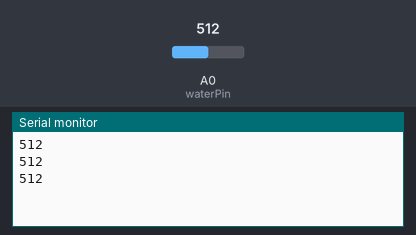
Bench run of a sketch on a simulated Arduino Uno, built with avr-gcc and run on an emulated ATmega328P. On the bench: the last lines printed to the serial monitor. Inputs (shaded band) come from the test bench; at power-on: A0 (waterPin) = 512.

Above: at 1.3 s.
1.4 s: A0 (waterPin) set to 716
At 1.9 s:
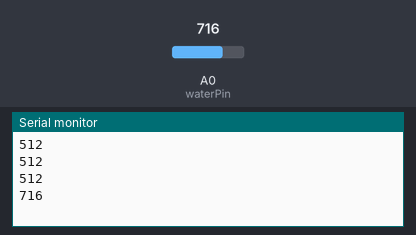
2.9 s: A0 (waterPin) set to 900
At 3.4 s:
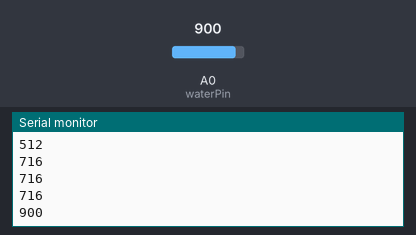
Timing chart, 0 to 5.9 s (numbered marks = the images above; inputs shaded):
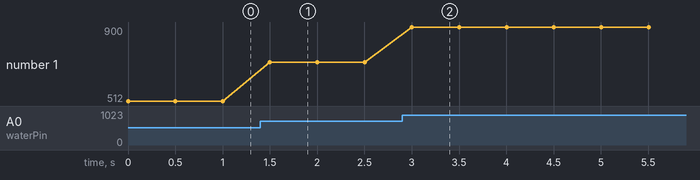

The sketch:

water_level.ino
```cpp
/*
  water_level.ino (test)
  Simple ADC read to test water level sensor and serial output.
*/

const int waterPin = A0;

void setup() {
  Serial.begin(9600);
}

void loop() {
  int v = analogRead(waterPin);
  Serial.println(v);
  delay(500);
}
```

Measured:
- after the input at 1.4 s, the serial monitor: prints a new line after 0.10 s (image 1)
- after the input at 2.9 s, the serial monitor: prints a new line after 0.10 s (image 2)
- plotted number 1: 512 → 716 after the input at 1.4 s, 716 → 900 after the input at 2.9 s
